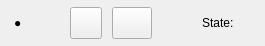
<?xml version="1.0" encoding="UTF-8"?>
<ui version="4.0">
 <class>ConnectionBar</class>
 <widget class="QWidget" name="ConnectionBar">
  <property name="minimumSize">
   <size><width>0</width><height>46</height></size>
  </property>
  <property name="maximumSize">
   <size><width>16777215</width><height>46</height></size>
  </property>
  <layout class="QHBoxLayout" name="row">
   <property name="leftMargin"><number>14</number></property>
   <property name="topMargin"><number>0</number></property>
   <property name="rightMargin"><number>14</number></property>
   <property name="bottomMargin"><number>0</number></property>
   <property name="spacing"><number>10</number></property>
   <!-- ● статус -->
   <item>
    <widget class="QLabel" name="_dot">
     <property name="text"><string>●</string></property>
    </widget>
   </item>
   <item>
    <widget class="QLabel" name="_status">
     <property name="text"><string/></property>
    </widget>
   </item>
   <!-- разделитель зоны -->
   <item>
    <widget class="QFrame" name="sep1">
     <property name="minimumSize"><size><width>1</width><height>22</height></size></property>
     <property name="maximumSize"><size><width>1</width><height>22</height></size></property>
     <property name="frameShape"><enum>QFrame::NoFrame</enum></property>
    </widget>
   </item>
   <!-- Serial | TCP -->
   <item>
    <widget class="_TransportSwitch" name="transport">
     <property name="minimumSize"><size><width>0</width><height>32</height></size></property>
     <property name="maximumSize"><size><width>16777215</width><height>32</height></size></property>
    </widget>
   </item>
   <!-- ⚙ настройки соединения (порт, baudrate, ID, режим опроса) -->
   <item>
    <widget class="_IconButton" name="settings_btn">
     <property name="minimumSize"><size><width>32</width><height>32</height></size></property>
     <property name="maximumSize"><size><width>32</width><height>32</height></size></property>
     <property name="toolTip"><string>Настройки соединения</string></property>
    </widget>
   </item>
   <!-- Подключить / Отключить -->
   <item>
    <widget class="_ConnectButton" name="_btn">
     <property name="minimumSize"><size><width>0</width><height>32</height></size></property>
     <property name="maximumSize"><size><width>16777215</width><height>32</height></size></property>
    </widget>
   </item>
   <item>
    <spacer name="horizontalSpacer">
     <property name="orientation"><enum>Qt::Horizontal</enum></property>
     <property name="sizeHint" stdset="0">
      <size><width>40</width><height>20</height></size>
     </property>
    </spacer>
   </item>
   <!-- State: RUN -->
   <item>
    <widget class="QLabel" name="_state_caption">
     <property name="text"><string>State:</string></property>
    </widget>
   </item>
   <item>
    <widget class="QLabel" name="_state">
     <property name="text"><string/></property>
    </widget>
   </item>
  </layout>
 </widget>
 <customwidgets>
  <customwidget>
   <class>_TransportSwitch</class>
   <extends>QFrame</extends>
   <header>app.plugins.connection.connection_bar</header>
  </customwidget>
  <customwidget>
   <class>_ConnectButton</class>
   <extends>QPushButton</extends>
   <header>app.plugins.connection.connection_bar</header>
  </customwidget>
  <customwidget>
   <class>_IconButton</class>
   <extends>QPushButton</extends>
   <header>app.plugins.connection.connection_bar</header>
  </customwidget>
 </customwidgets>
 <resources/>
 <connections/>
</ui>
